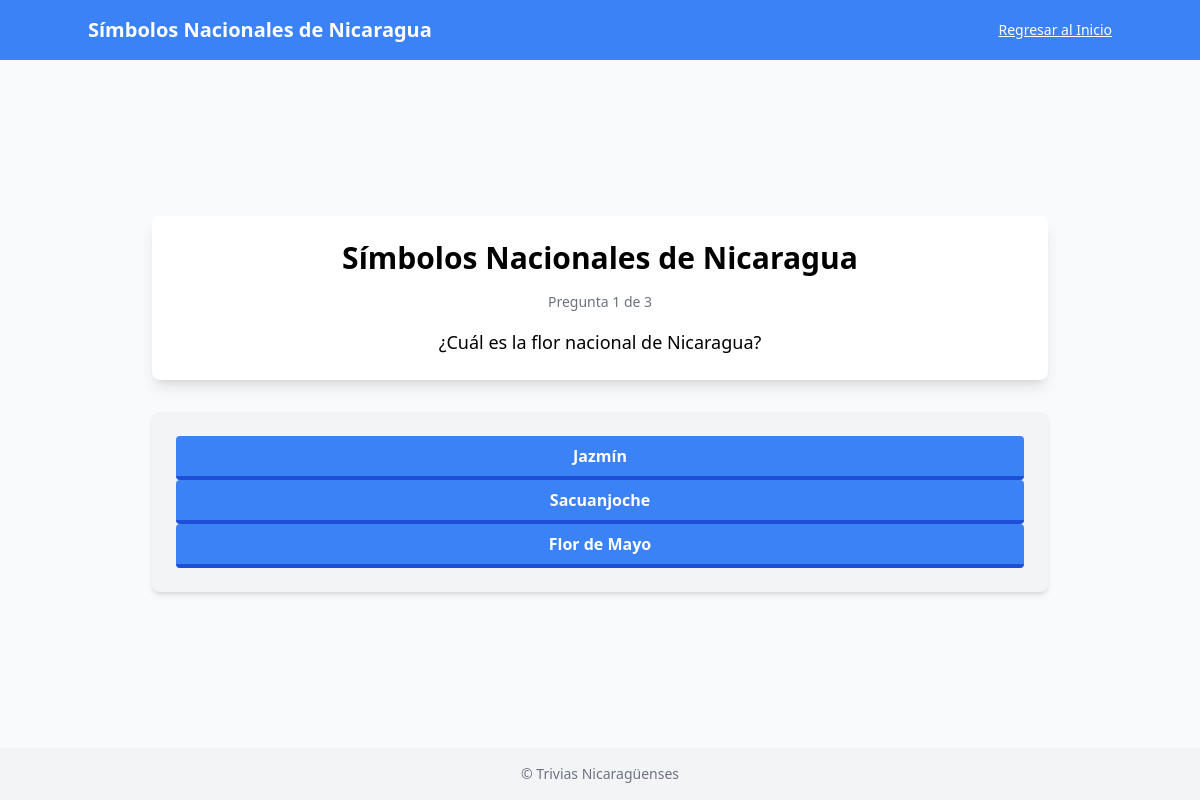
Page /trivia/1 (signed in) on the committed database.
### tables this page shows
CREATE TABLE trivias (
  trivia_id integer,
  user_id integer,
  category_id integer,
  title text,
  image text,
  points integer,
  FOREIGN KEY (user_id) REFERENCES users(id),
  FOREIGN KEY (category_id) REFERENCES categories(category_id),
  PRIMARY KEY (trivia_id)
);

CREATE TABLE questions (
  question_id integer,
  trivia_id integer,
  question_text text,
  FOREIGN KEY (trivia_id) REFERENCES trivias(trivia_id),
  PRIMARY KEY (question_id)
);

CREATE TABLE responses (
  response_id integer,
  trivia_id integer,
  question_id integer,
  response_text text,
  correct boolean,
  FOREIGN KEY (trivia_id) REFERENCES trivias(trivia_id),
  FOREIGN KEY (question_id) REFERENCES questions(question_id),
  PRIMARY KEY (response_id)
);

### app.py (the view)
@app.route("/trivia/<int:trivia_id>")
@login_required
def trivia(trivia_id):
    user_id = session["user_id"]
    trivia = db.execute("SELECT * FROM trivias WHERE trivia_id = ?", trivia_id)
    if not trivia:
        return redirect("/")
    trivia = trivia[0]
    unanswered_questions = db.execute(
        """
        SELECT q.*
        FROM questions q
        WHERE q.trivia_id = ?
        AND NOT EXISTS (
            SELECT 1
            FROM user_responses ur
            JOIN responses r ON ur.response_id = r.response_id
            WHERE ur.user_id = ? AND ur.correct = 1 AND r.question_id = q.question_id
        )
        ORDER BY q.question_id
        """,
        trivia_id, user_id,
    )
    if not unanswered_questions:
        flash("Ya completaste esta trivia.", "success")
        return redirect("/")
    random.shuffle(unanswered_questions)
    question = unanswered_questions[0]
    responses = db.execute(
        "SELECT * FROM responses WHERE question_id = ?", question["question_id"]
    )
    random.shuffle(responses)
    total_questions = db.execute(
        "SELECT COUNT(*) as total FROM questions WHERE trivia_id = ?", trivia_id
    )[0]["total"]
    answered_count = db.execute(
        """
        SELECT COUNT(*) as count
        FROM user_responses ur
        JOIN responses r ON ur.response_id = r.response_id
        JOIN questions q ON r.question_id = q.question_id
        WHERE ur.user_id = ? AND q.trivia_id = ?
        """,
        user_id, trivia_id,
    )[0]["count"]
    return render_template(
        "trivia.html",
        trivia=trivia,
        question=question,
        responses=responses,
        question_num=answered_count + 1,
        total_questions=total_questions,
    )

### app.py (called while the page is built)
@app.after_request
def after_request(response):
    response.headers["Cache-Control"] = "no-cache, no-store, must-revalidate"
    response.headers["Expires"] = 0
    response.headers["Pragma"] = "no-cache"
    return response

### helpers.py (called while the page is built)
def login_required(f):
    @wraps(f)
    def decorated_function(*args, **kwargs):
        if session.get("user_id") is None:
            return redirect("/login")
        return f(*args, **kwargs)
    return decorated_function

### templates/trivia.html
{% extends "trivia_layout.html" %}
{% block content %}
<div class="container mx-auto px-4 py-16" id="trivia-container">
    <div class="bg-white rounded-lg shadow-lg p-6 w-full max-w-4xl mx-auto mb-8">
        <h2 class="text-3xl font-semibold text-center mb-4">{{ trivia.title }}</h2>
        <p class="text-sm text-gray-500 text-center mb-4">
            Pregunta {{ question_num }} de {{ total_questions }}
        </p>
        <p id="question-text" class="text-lg font-medium text-center">
            {{ question['question_text'] }}
        </p>
    </div>
    <div class="bg-gray-100 rounded-lg shadow-md p-6 w-full max-w-4xl mx-auto">
        {% for response in responses %}
        <form
            method="POST"
            action="{{ url_for('register_response', trivia_id=trivia['trivia_id'], response_id=response['response_id']) }}"
        >
            <button
                type="submit"
                class="bg-blue-500 hover:bg-blue-400 text-white font-bold py-2 px-4 border-b-4 border-blue-700 hover:border-blue-500 rounded w-full"
            >
                {{ response['response_text'] }}
            </button>
        </form>
        {% endfor %}
    </div>
</div>
{% endblock %}

### templates/trivia_layout.html (shortened to what this page needs)
<!DOCTYPE html>
<html lang="en">
<head>
    <script src="https://cdn.tailwindcss.com"></script>
</head>
<body class="bg-gray-50 min-h-screen flex flex-col">
    <header class="bg-blue-500 text-white py-4 px-6">
        <div class="container mx-auto flex items-center justify-between">
            <h1 class="text-xl font-semibold">{{ trivia.title if trivia else "Trivias" }}</h1>
            <a href="/" class="text-sm underline hover:text-gray-300">Regresar al Inicio</a>
        </div>
    </header>
    <main class="flex-1 flex justify-center items-center py-8">
        {% block content %}
        {% endblock %}
    </main>
    <footer class="bg-gray-100 text-center py-4 text-sm text-gray-500">
        &copy; {{ current_year }} Trivias Nicaragüenses
    </footer>
</body>
</html>

### rows in the picture
trivias: title "Símbolos Nacionales de Nicaragua"
questions: question_text "¿Cuál es la flor nacional de Nicaragua?"
responses: response_text "Jazmín"
responses: response_text "Sacuanjoche"
responses: response_text "Flor de Mayo"

### other values in the picture
{{ question_num }} "1"
{{ total_questions }} "3"
